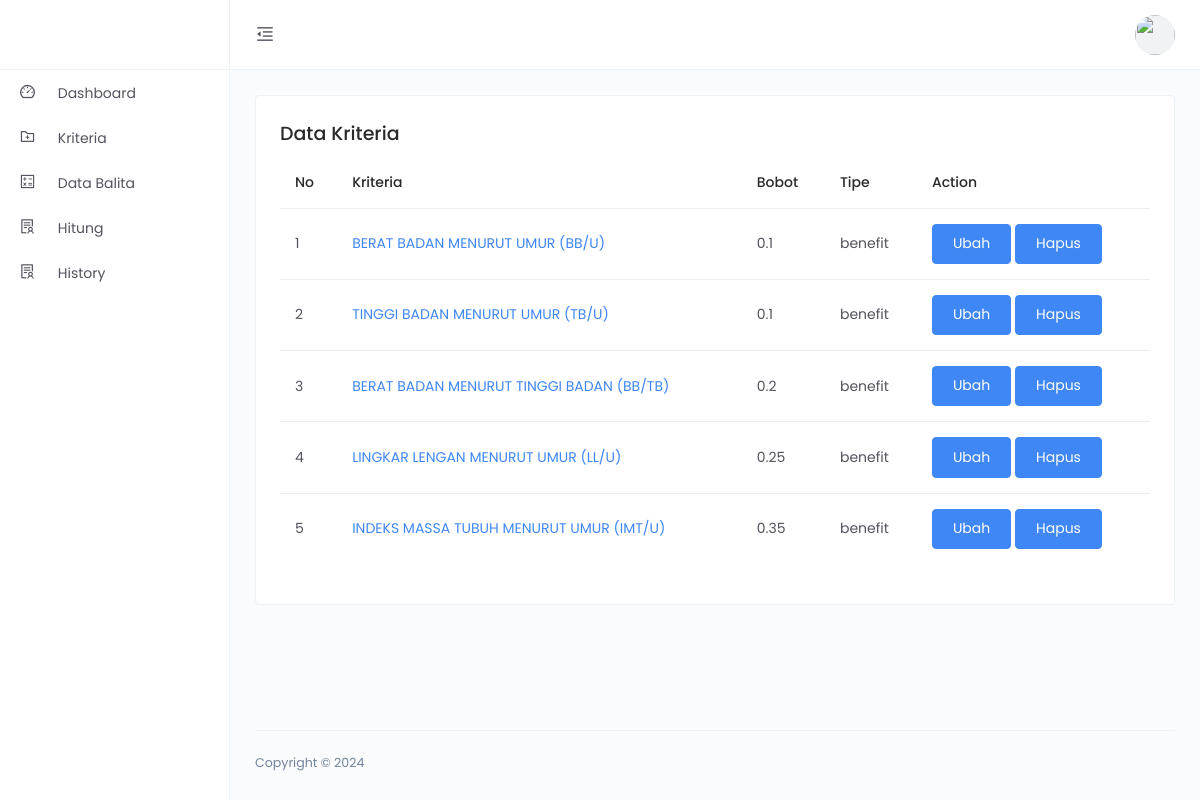
Screenshot of /kriteria.php (signed in) with the database file from the repository.
### tables this page shows
CREATE TABLE `kriteria` (
  `id_kriteria` int(11) NOT NULL,
  `nama_kriteria` varchar(255) NOT NULL,
  `bobot_kriteria` double NOT NULL,
  `tipe_kriteria` varchar(255) NOT NULL
);

### src/kriteria.php (the view, shortened to what this page needs)
<?php
 include '../config/database.php';
?>
<!DOCTYPE html>
<html lang="en">
<head>
    <link href="../assets/css/app.min.css" rel="stylesheet">
</head>
<body>
    <div class="app">
        <div class="layout">
         <?php include'header.php'?>
         <?php include'sidenav.php'?>
            <div class="page-container">
                <div class="main-content">
                    <div class="row">
                        <div class="col-md-6 col-lg-12">
                            <div class="card">
                                <div class="card-body">
                                <h4>Data Kriteria</h4>
                                    <div class="table-responsive">
                                        <table class="table table-hover">
                                            <thead>
                                                <tr>
                                                    <th scope="col">No</th>
                                                    <th scope="col">Kriteria</th>
                                                    <th scope="col">Bobot</th>
                                                    <th scope="col">Tipe</th>
                                                    <th scope="col">Action</th>
                                                </tr>
                                            </thead>
                                            <tbody>
                                            <?php
                $no = 1;
                $get_data = mysqli_query($conn, "select * from kriteria");
                while($display = mysqli_fetch_array($get_data)) {
                    $id = $display['id_kriteria'];
                    $nama = $display['nama_kriteria'];
                    $bobot = $display['bobot_kriteria'];
                    $tipe = $display['tipe_kriteria'];
                ?>
                <td class="text-truncate"><?php echo $no ?></td>
                <td class="text-truncate">
                    <a href='sub_kriteria.php?GetID=<?php echo $id?>'><?php echo $nama ?></a>
                </td>
                <td class="text-truncate"><?php echo $bobot ?></td>
                <td class="text-truncate"><?php echo $tipe ?></td>
                <td class="text-truncate">
                    <a href='ubah_barang.php?GetID=<?php echo $id ?>' style="text-decoration: none; list-style: none;"><input type='submit' value='Ubah' id='editbtn' class="btn btn-primary btn-user" ></a>
                    <a href='delete_barang.php?Del=<?php echo $id ?>' style="text-decoration: none; list-style: none;"><input type='submit' value='Hapus' id='delbtn' class="btn btn-primary btn-user" ></a>
                </td>
              <?php
              $no++;
                }
              ?>
                                            </tbody>
                                        </table>
                                    </div>
                                </div>
                            </div>
                        </div>
                    </div>
                </div>
                <footer class="footer">
                    <div class="footer-content justify-content-between">
                        <p class="m-b-0">Copyright © 2024</p>
                    </div>
                </footer>
            </div>
        </div>
    </div>
</body>
</html>

### rows the page displays
kriteria: nama_kriteria "BERAT BADAN MENURUT UMUR (BB/U)", bobot_kriteria "0.1", tipe_kriteria "benefit"
kriteria: nama_kriteria "TINGGI BADAN MENURUT UMUR (TB/U)", bobot_kriteria "0.1", tipe_kriteria "benefit"
kriteria: nama_kriteria "BERAT BADAN MENURUT TINGGI BADAN (BB/TB)", bobot_kriteria "0.2", tipe_kriteria "benefit"
kriteria: nama_kriteria "LINGKAR LENGAN MENURUT UMUR (LL/U)", bobot_kriteria "0.25", tipe_kriteria "benefit"
kriteria: nama_kriteria "INDEKS MASSA TUBUH MENURUT UMUR (IMT/U)", bobot_kriteria "0.35", tipe_kriteria "benefit"
